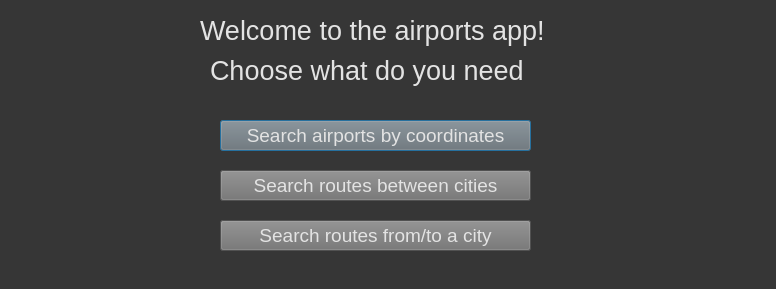
<?xml version="1.0" encoding="UTF-8"?>
<ui version="4.0">
 <class>Dialog</class>
 <widget class="QDialog" name="Dialog">
  <property name="geometry">
   <rect>
    <x>0</x>
    <y>0</y>
    <width>776</width>
    <height>289</height>
   </rect>
  </property>
  <property name="windowTitle">
   <string>Dialog</string>
  </property>
  <property name="styleSheet">
   <string notr="true">background-color: rgb(54, 54, 54);</string>
  </property>
  <widget class="QLabel" name="label_2">
   <property name="geometry">
    <rect>
     <x>200</x>
     <y>10</y>
     <width>351</width>
     <height>41</height>
    </rect>
   </property>
   <property name="styleSheet">
    <string notr="true">font-size: 20pt; 
color: rgb(227, 227, 227);</string>
   </property>
   <property name="text">
    <string>Welcome to the airports app!</string>
   </property>
  </widget>
  <widget class="QLabel" name="label_3">
   <property name="geometry">
    <rect>
     <x>210</x>
     <y>50</y>
     <width>351</width>
     <height>41</height>
    </rect>
   </property>
   <property name="styleSheet">
    <string notr="true">font-size: 20pt; 
color: rgb(227, 227, 227);</string>
   </property>
   <property name="text">
    <string>Choose what do you need</string>
   </property>
  </widget>
  <widget class="QPushButton" name="search_airports_btn">
   <property name="geometry">
    <rect>
     <x>220</x>
     <y>120</y>
     <width>311</width>
     <height>31</height>
    </rect>
   </property>
   <property name="styleSheet">
    <string notr="true">color: rgb(227, 227, 227); font-size: 14pt;
background-color: rgb(113, 113, 113);</string>
   </property>
   <property name="text">
    <string>Search airports by coordinates</string>
   </property>
  </widget>
  <widget class="QPushButton" name="search_routes_by_cities_btn">
   <property name="geometry">
    <rect>
     <x>220</x>
     <y>170</y>
     <width>311</width>
     <height>31</height>
    </rect>
   </property>
   <property name="styleSheet">
    <string notr="true">color: rgb(227, 227, 227); font-size: 14pt;
background-color: rgb(113, 113, 113);</string>
   </property>
   <property name="text">
    <string>Search routes between cities</string>
   </property>
  </widget>
  <widget class="QPushButton" name="search_routes_ct_btn">
   <property name="geometry">
    <rect>
     <x>220</x>
     <y>220</y>
     <width>311</width>
     <height>31</height>
    </rect>
   </property>
   <property name="styleSheet">
    <string notr="true">color: rgb(227, 227, 227); font-size: 14pt;
background-color: rgb(113, 113, 113);</string>
   </property>
   <property name="text">
    <string>Search routes from/to a city</string>
   </property>
  </widget>
 </widget>
 <resources/>
 <connections/>
</ui>
